Frame 1 (no input): blank canvas, image omitted
Frame 60 (no input): blank canvas, image omitted
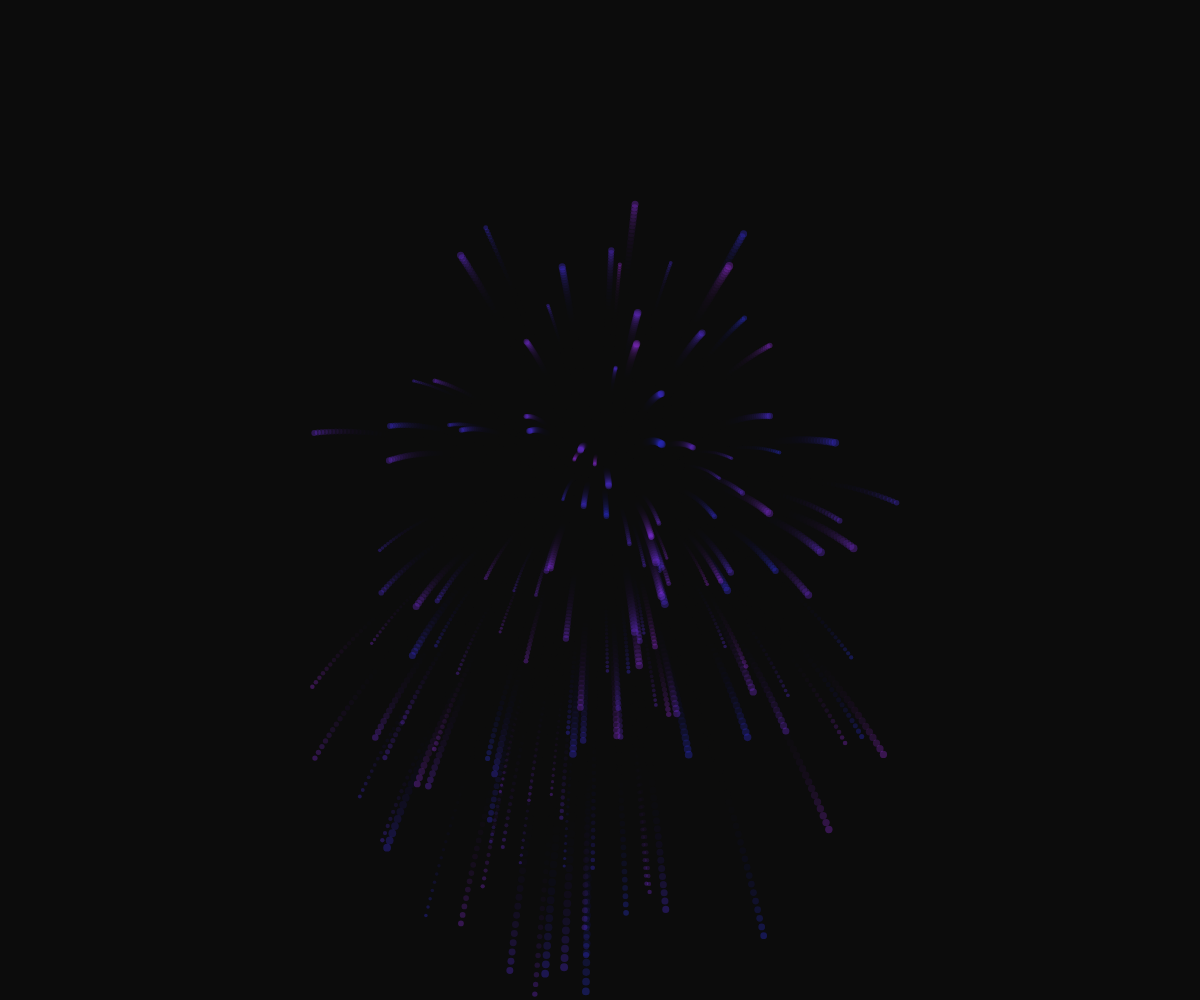
Frame 120 (the mouse pressed at the canvas centre since frame 60)

The p5.js sketch whose frames 1 and 60 were blank and that drew this single picture after the mouse press (run headless with seeded random() and noise() and a simulated clock; from frame 60 on, the mouse is pressed at the canvas centre):

// p5.js sketch
// ── sketch.js
// ============================================
// 06 花火（パーティクル）
// クリックした場所で花火が爆発する
// たくさんの「粒（パーティクル）」を配列で管理する
// ============================================

let particles = []; // 粒をしまっておく配列（リスト）

function setup() {
  createCanvas(windowWidth, windowHeight);
  colorMode(HSB, 360, 100, 100, 100);
  background(0, 0, 5);
}

function draw() {
  // 半透明の背景を重ねると「残像」ができる
  background(0, 0, 5, 20);

  // 配列の後ろから順番に1つずつ処理する
  for (let i = particles.length - 1; i >= 0; i--) {
    let p = particles[i];

    p.vy = p.vy + 0.05; // 重力で少しずつ下向きに加速
    p.vx = p.vx * 0.99; // 空気抵抗で少しずつ減速
    p.x = p.x + p.vx; // 速さの分だけ移動
    p.y = p.y + p.vy;
    p.life = p.life - 1.2; // 寿命を減らす

    noStroke();
    fill(p.hue, 80, 100, p.life); // 寿命が減るほど透明になる
    circle(p.x, p.y, p.size);

    // 寿命が尽きたら配列から消す
    if (p.life <= 0) {
      particles.splice(i, 1);
    }
  }
}

function mousePressed() {
  explode(mouseX, mouseY);
}

// 花火を1発爆発させる関数（自分でつくった命令）
function explode(x, y) {
  let hue = random(360);
  for (let i = 0; i < 150; i++) {
    let angle = random(TWO_PI); // 飛んでいく方向（0〜360°）
    let speed = random(1, 7); // 飛んでいく速さ
    particles.push({
      x: x,
      y: y,
      vx: cos(angle) * speed, // 横方向の速さ
      vy: sin(angle) * speed, // 縦方向の速さ
      hue: (hue + random(-20, 20) + 360) % 360,
      size: random(3, 8),
      life: 100,
    });
  }
}

// ---------- やってみよう ----------
// 1. 粒の数 150 を 500 にすると？
// 2. 重力 0.05 を -0.05 にすると？（上に落ちる！）
// 3. mouseDragged() という関数をつくって、ドラッグ中も爆発させてみよう
//    function mouseDragged() { explode(mouseX, mouseY); }
